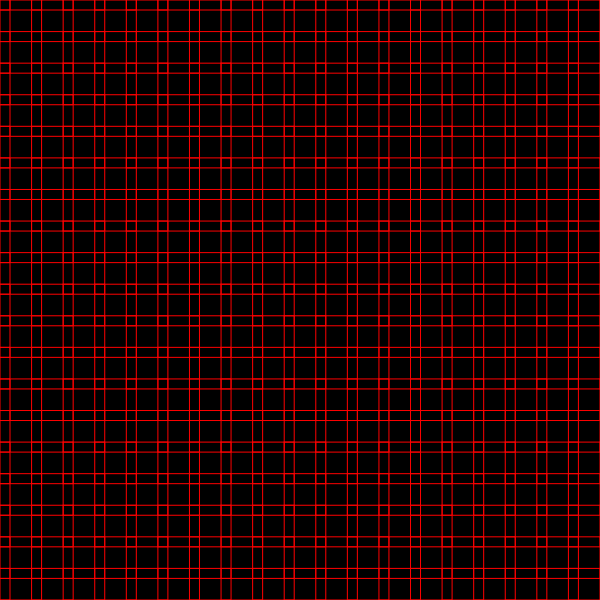
Frame 1 (no input)
Frame 2 (the mouse pressed at the canvas centre, redrawn once): identical to frame 1, image omitted

The p5.js sketch that drew this single still picture (run headless with seeded random() and noise() and a simulated clock; the mouse was pressed at the canvas centre and the sketch redrawn once):

// p5.js sketch
// ── sketch.js
// single fixed-size red mesh on black — clean reference frame

const noc_x = 20;
const noc_y = 20;
const cubeSize = 10;

function setup() {
  createCanvas(600, 600);
  noLoop();
}

function draw() {
  background(0);
  drawMesh(color(255, 0, 0));
}

function drawMesh(cubeClr) {
  const xstep = width / (noc_x - 1);
  const ystep = height / (noc_y - 1);
  const cubes = [];
  let posX = 0;
  let posY = 0;
  for (let i = 0; i < noc_x * noc_y; i++) {
    cubes.push([
      { x: posX, y: posY },
      { x: cubeSize + posX, y: posY },
      { x: cubeSize + posX, y: cubeSize + posY },
      { x: posX, y: cubeSize + posY },
    ]);
    posX += xstep;
    if (i % noc_x === noc_x - 1) {
      posY += ystep;
      posX = 0;
    }
  }

  noFill();
  stroke(cubeClr);
  strokeWeight(1);
  for (const c of cubes) {
    beginShape();
    vertex(c[0].x, c[0].y);
    vertex(c[1].x, c[1].y);
    vertex(c[2].x, c[2].y);
    vertex(c[3].x, c[3].y);
    endShape(CLOSE);
  }

  for (let i = 1; i < cubes.length; i++) {
    const ca = cubes[i - 1];
    const cb = cubes[i];
    if (ca[0].y === cb[0].y) {
      beginShape();
      vertex(ca[1].x, ca[1].y);
      vertex(cb[0].x, cb[0].y);
      vertex(cb[3].x, cb[3].y);
      vertex(ca[2].x, ca[2].y);
      endShape(CLOSE);
    }
  }
  for (let i = noc_x; i < cubes.length; i++) {
    const ca = cubes[i - noc_x];
    const cb = cubes[i];
    beginShape();
    vertex(ca[3].x, ca[3].y);
    vertex(ca[2].x, ca[2].y);
    vertex(cb[1].x, cb[1].y);
    vertex(cb[0].x, cb[0].y);
    endShape(CLOSE);
  }
}
